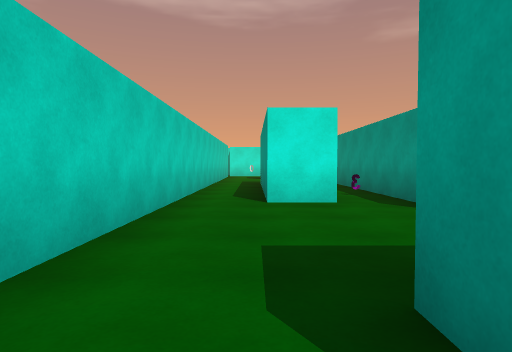
view 1 (above)

22 first-person views from a walk through a Unity game level. The camera is 1.2 m above the floor, tilts 2° down and sees 75° across. The floor is counted in squares, 2 m on a side. Each view is taken from the middle of a square. On the plan, view 1 faces up. The plan holds only what a view shows up to about 10 squares ahead; the rest is blank. The place goes on beyond the plan. Some animated figures are left out.

view 2
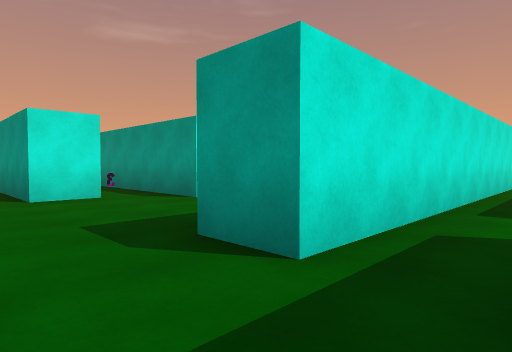

view 3
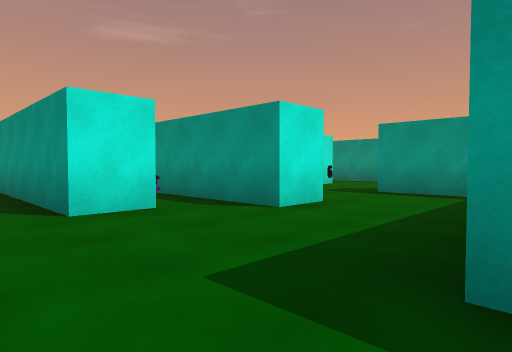

view 4
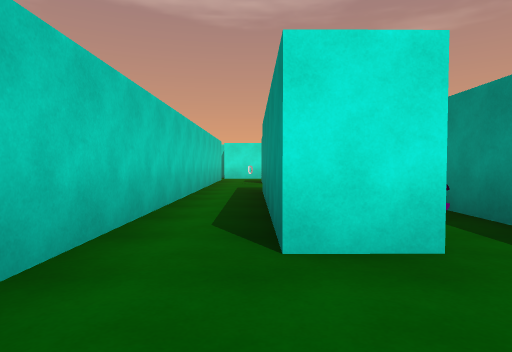

view 5
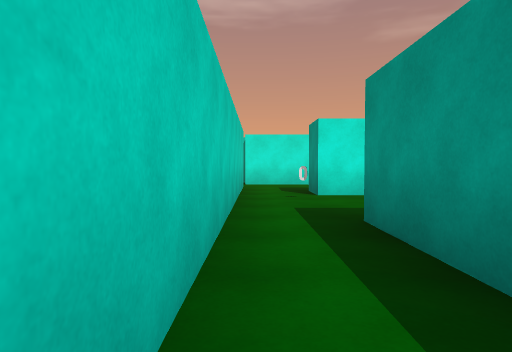

view 6
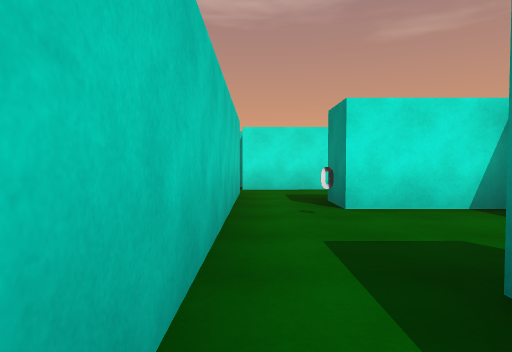

view 7
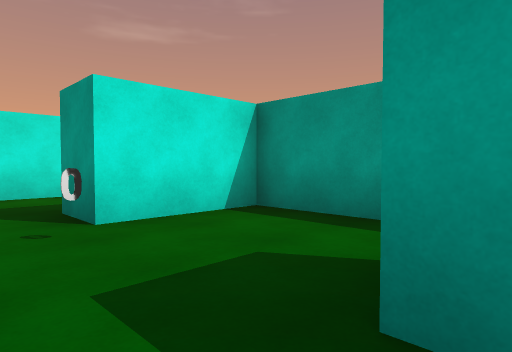

view 8
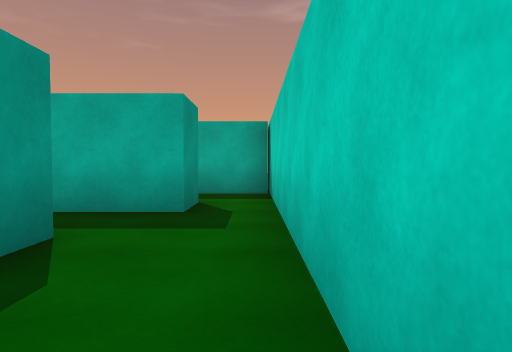

view 9
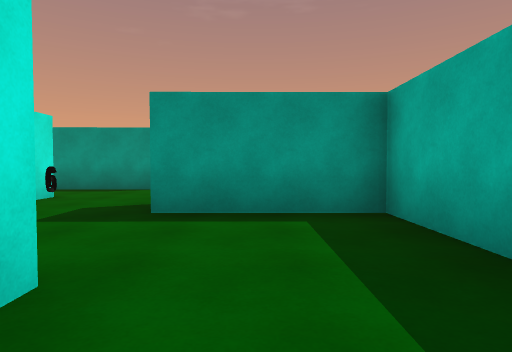

view 10
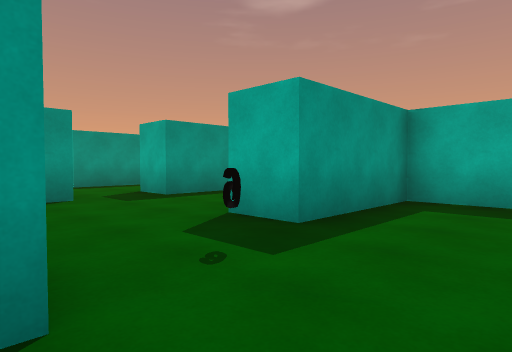

view 11
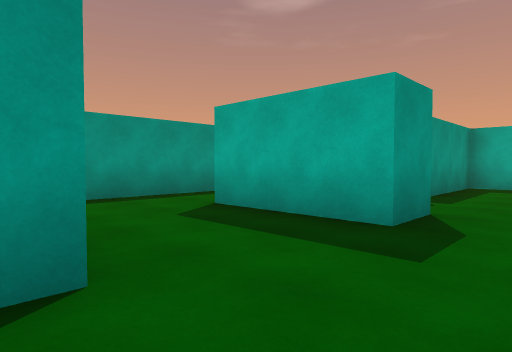

view 12
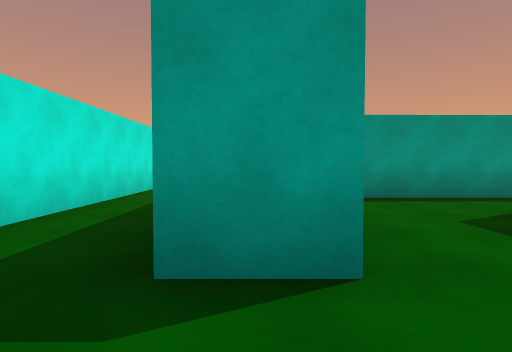

view 13
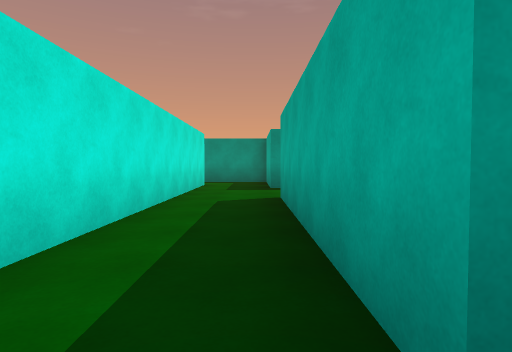

view 14
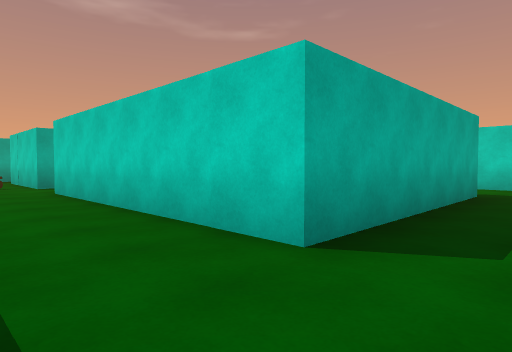

view 15
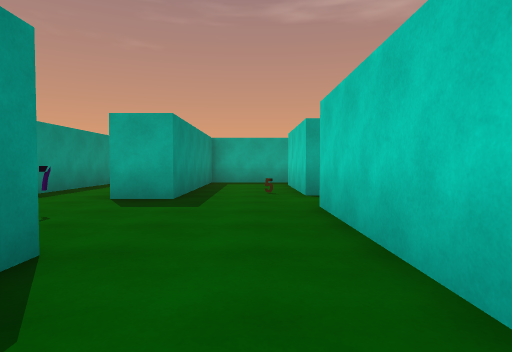

view 16
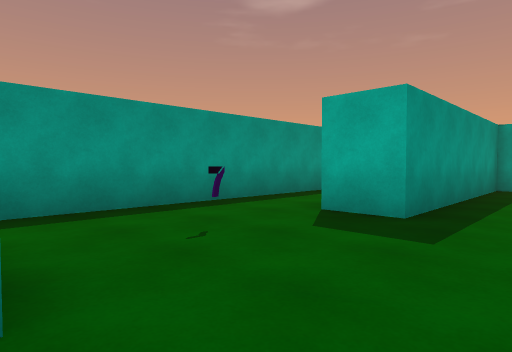

view 17
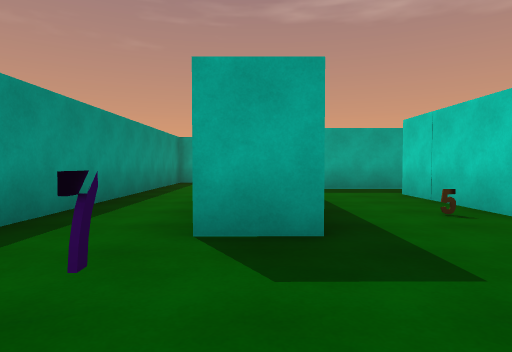

view 18
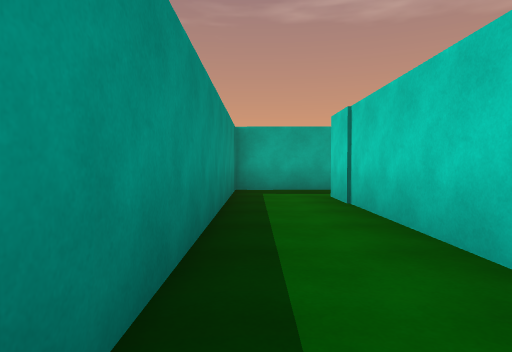

view 19
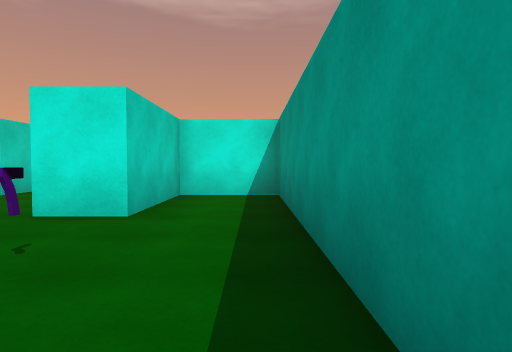

view 20
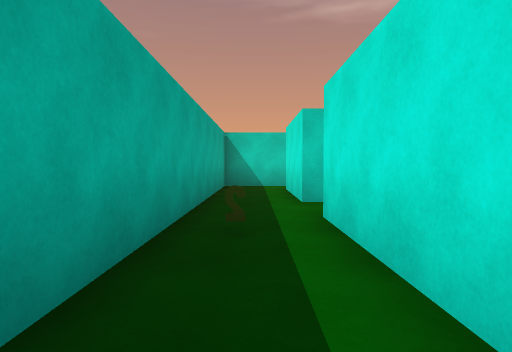

view 21
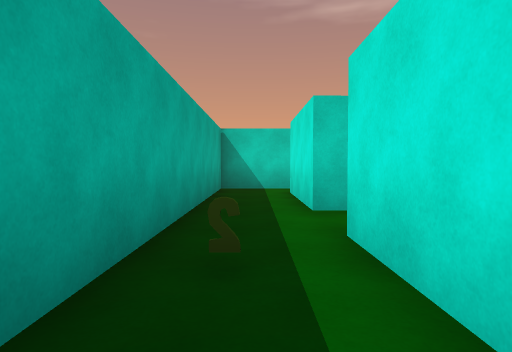

view 22
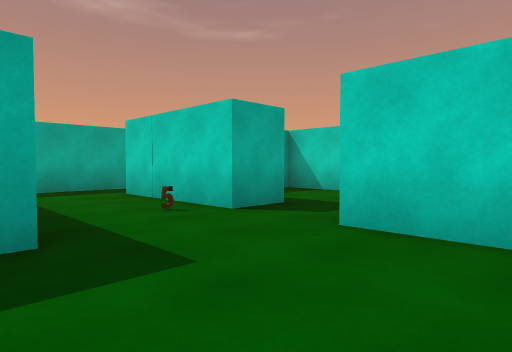

### Floor plan
Ten units are one square. View 1 is at (0, 0); x grows to the right and y downward. Boxes are objects, and circles mark ways between rooms. Rooms are numbered by the first view taken in them; rooms with no view inside come last. Other rooms are left out.
<svg viewBox="-18 -145 188 189">
<path fill="none" stroke="#000" d="M-1 22 -1 12 16 11M-13 -6 -13 24M24 -3 7 -3M14 -52 2 -52 1 -106M37 -41 25 -41 25 -100M41 -14 61 -14 61 -42M25 -115 25 -135 1 -134M7 -3 7 -14M-13 -136 -13 -6M53 -67 53 -78 82 -78M100 -64 100 -91M100 -36 111 -36 111 -2M145 -21 146 23M115 11 135 11 134 -42 146 -42M136 -135 69 -135M57 -104 57 -115 111 -116 111 -52M71 22 42 22M142 38 165 38 164 -105 145 -105 145 -78 134 -78 134 -82M36 -118 36 -110M50 38 70 38M72 -29 72 -13M61 -42 72 -42M100 -52 100 -64M82 -67 76 -67M100 -18 100 -36M27 22 -1 22M-13 24 -13 39 50 38"/>
<circle cx="-5" cy="-10" r="3" fill="#2a7"/>
<circle cx="-10" cy="20" r="3" fill="#2a7"/>
<circle cx="45" cy="-70" r="3" fill="#2a7"/>
<circle cx="65" cy="-55" r="3" fill="#2a7"/>
<circle cx="45" cy="-110" r="3" fill="#2a7"/>
<circle cx="90" cy="-70" r="3" fill="#2a7"/>
<circle cx="105" cy="-45" r="3" fill="#2a7"/>
<text x="0" y="10">1</text>
<text x="20" y="-60">2</text>
<text x="60" y="-90">3</text>
<text x="120" y="-60">4</text>
<text x="80" y="-40">5</text>
<text x="10" y="30">6</text>
</svg>
Room 1 opens to room 2. Room 1 opens to room 6. Room 2 opens to room 3. Room 2 opens to room 5. Room 3 opens to room 4. Room 3 opens to room 5. Room 4 opens to room 5.

Where each view was taken, in squares from view 1:
view 1: 0 up, 0 right, facing up
view 2: 1 down, 1 left, facing up-right
view 3: 1 up, 1 left, facing up-right
view 4: 3 up, 0 right, facing up
view 5: 7 up, 1 left, facing up
view 6: 9 up, 1 left, facing up
view 7: 10 up, 1 left, facing up-right
view 8: 3 up, 1 left, facing down
view 9: 3 up, 2 right, facing right
view 10: 7 up, 4 right, facing down-right
view 11: 11 up, 4 right, facing down-right
view 12: 11 up, 4 right, facing right
view 13: 12 up, 5 right, facing right
view 14: 13 up, 13 right, facing down-left
view 15: 10 up, 12 right, facing down
view 16: 8 up, 12 right, facing down-right
view 17: 7 up, 14 right, facing down
view 18: 4 up, 16 right, facing down
view 19: 4 up, 16 right, facing up
view 20: 3 down, 8 right, facing left
view 21: 3 down, 7 right, facing left
view 22: 7 up, 14 right, facing down-left
